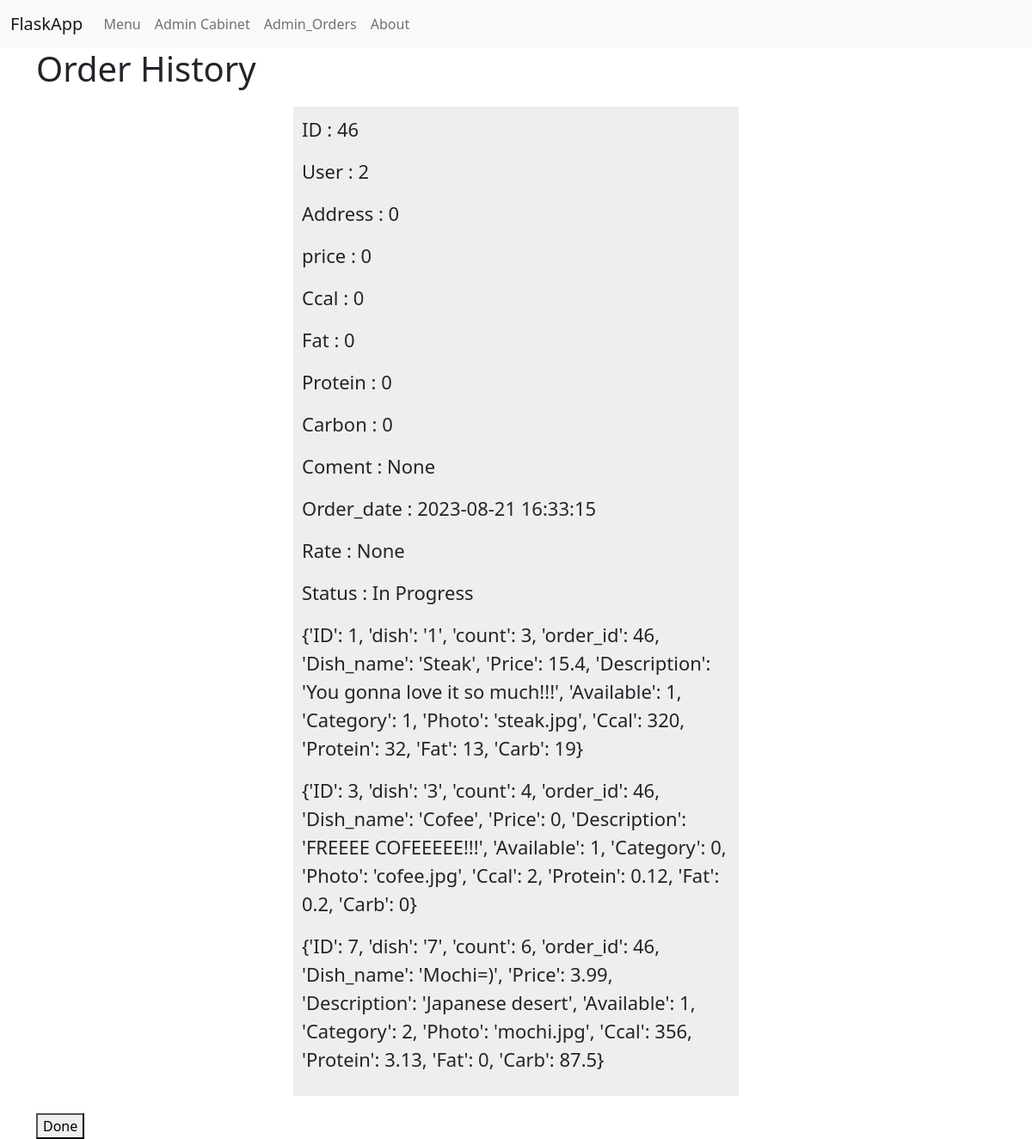
Screenshot of /admin/orders/46 (signed in) with the database file from the repository.
### tables this page shows
CREATE TABLE Orders (ID INTEGER NOT NULL UNIQUE, User INTEGER NOT NULL, Address INTEGER NOT NULL, price INTEGER NOT NULL, Ccal INTEGER NOT NULL, Fat INTEGER NOT NULL, Protein INTEGER NOT NULL, Carbon INTEGER NOT NULL, Coment TEXT, Order_date TEXT NOT NULL, Rate INTEGER, Status INTEGER NOT NULL REFERENCES Status (ID), FOREIGN KEY (User) REFERENCES User (ID), FOREIGN KEY (Address) REFERENCES Address (ID), PRIMARY KEY (ID AUTOINCREMENT));

CREATE TABLE Ordered_dishes (ID INTEGER NOT NULL UNIQUE, dish TEXT NOT NULL, count INTEGER NOT NULL, order_id INTEGER NOT NULL REFERENCES Orders (ID), FOREIGN KEY (dish) REFERENCES Dishes (ID), PRIMARY KEY (ID AUTOINCREMENT));

### view.py (the view)
def admin_order(order_id: int):
    print(request.method)
    print(order_id)
    if session.get('ID') is None:
        return redirect('/user/sign_in')
    ordered_dishes = db_raw_query(SQLiteDB('Dishes.db'),
                                  f'SELECT * FROM Ordered_dishes join Dishes on Ordered_dishes.dish = Dishes.ID where Ordered_dishes.order_id = {order_id}')
    print(ordered_dishes)
    if request.method == "POST":
        try:
            db_update_data(SQLiteDB('Dishes.db'), 'Orders', {'Status': 2}, params={'ID': order_id})
        except Exception as e:
            print("Помилка:", e)
        return redirect('/admin/orders')
    return render_template('order.html',
                           result=db_get_data(SQLiteDB('Dishes.db'), 'Orders', ['*'], params={'id': order_id}),
                           dish_data=ordered_dishes
                           )

### db_methods.py (called while the page is built)
def dict_factory(cursor, row):
    d = {}
    for idx, col in enumerate(cursor.description):
        d[col[0]] = row[idx]
    return d

    def __enter__(self):
        return self

    def __exit__(self, exc_type, exc_val, exc_tb):
        self.connect.commit()
        self.connect.close()

    def sql_query(self, query, all_data=True):
        answer = self.cursor.execute(query)
        if all_data:
            return answer.fetchall()
        else:
            return answer.fetchone()

    def select_from(self, table_name, columns: list, param=None, all_data=True):
        columns = ','.join(columns)
        query = f"SELECT {columns} FROM {table_name}"
        if param:
            param = ' and '.join([f"{key}='{value}'" for key, value in param.items()])
            query += f" WHERE {param}"
        if all_data:
            return self.sql_query(query)
        else:
            return self.sql_query(query, all_data=False)

### view.py (called while the page is built)
def db_get_data(data_base, table_name, *args, params=None, get_all=True):
    with data_base as db:
        result = db.select_from(table_name, *args, param=params, all_data=get_all)
    return result

def db_raw_query(data_base, query: str, get_all=True):
    with data_base as db:
        result = db.sql_query(query, all_data=get_all)
    return result

### templates/order.html (shortened to what this page needs)
{% extends 'user.html' %}
{% block content %}
    <h1>{% block title %}Order History{% endblock %}</h1>
    <div style="width: 50%; margin: auto">
        {% for item in result %}
            <div style="padding: 10px; background-color: #EEE; margin: 20px">
                {% for key, value in item.items() %}
                    {% if key != 'Status'%}
                        <p style="font-size: 22px">{{ key }} : {{value}}</p>
                    {% endif %}
                    {% if key == 'Status' and value == 1 %}
                        <p style="font-size: 22px">{{ key }} : In Progress</p>
                    {% endif %}
                {% endfor %}
                {% for value in dish_data %}
                <p style="font-size: 22px">{{value}}</p>
                {% endfor %}
            </div>
        {% endfor %}
    </div>
{% if session['Type']=='Admin' %}
<form method="POST">
    <button type="submit">
        Done
    </button>
</form>
{% endif %}
{% endblock %}

### rows the page displays
Orders: item "ID" "User" "Address" "price" "Ccal" "Fat" "Protein" "Carbon" "Coment" "Rate", item "46" "2" "0" "0" "0" "0" "0" "0" "None" "None", key "Order_date", Order_date "2023-08-21 16:33:15", item "Status"
Ordered_dishes: value "{'ID': 1, 'dish': '1', 'count': 3, 'order_id': 46, 'Dish_name': 'Steak', 'Price': 15.4, 'Description': 'You gonna love it so much!!!', 'Available': 1, 'Category': 1, 'Photo': 'steak.jpg', 'Ccal': 320, 'Protein': 32, 'Fat': 13, 'Carb': 19}"
Ordered_dishes: value "{'ID': 3, 'dish': '3', 'count': 4, 'order_id': 46, 'Dish_name': 'Cofee', 'Price': 0, 'Description': 'FREEEE COFEEEEE!!!', 'Available': 1, 'Category': 0, 'Photo': 'cofee.jpg', 'Ccal': 2, 'Protein': 0.12, 'Fat': 0.2, 'Carb': 0}"
Ordered_dishes: value "{'ID': 7, 'dish': '7', 'count': 6, 'order_id': 46, 'Dish_name': 'Mochi=)', 'Price': 3.99, 'Description': 'Japanese desert', 'Available': 1, 'Category': 2, 'Photo': 'mochi.jpg', 'Ccal': 356, 'Protein': 3.13, 'Fat': 0, 'Carb': 87.5}"
